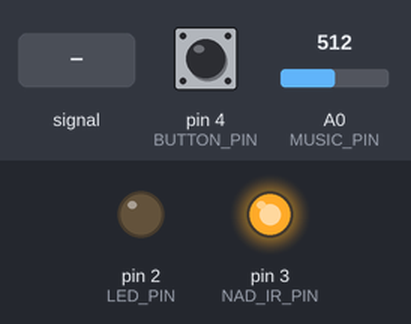
Simulated run of this sketch. Board: Arduino Uno, built with avr-gcc and run on an emulated ATmega328P. Parts: output pins drawn as LEDs (lit = HIGH). The test bench sets the inputs (shaded band); at power-on: pin 4 (BUTTON_PIN) HIGH, A0 (MUSIC_PIN) = 512.

Above: at 2.2 s.
2.3 s: A0 (MUSIC_PIN) fed a 200 Hz sine of ±81 counts around its level
At 3.7 s:
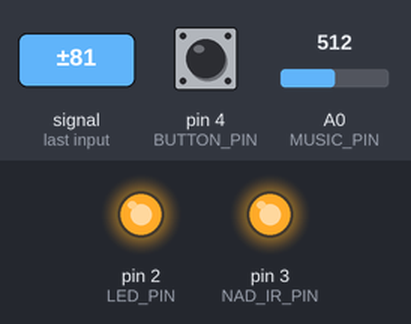
4.1 s: pin 4 (BUTTON_PIN) pulled LOW for 0.15 s
Timing chart, 0 to 7.1 s (numbered marks = the images above; inputs shaded):
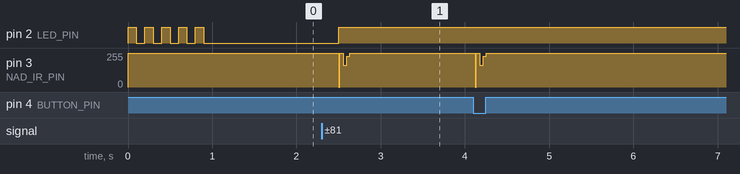

Measured:
- after the input at 2.3 s, pin 2 (LED_PIN): LOW → HIGH after 0.20 s

The sketch:

AutomaticAmplifierSwitcher.ino
```cpp
#include "nectransmitter.h"

#define BUTTON_PIN 4
#define NAD_IR_PIN 3
#define MUSIC_PIN A0
#define LED_PIN 2
//#define DEBUG

NECTransmitter necTransmitter(NAD_IR_PIN);

void buttonPressed(){
  Serial.println("Button");
  necTransmitter.SendExtendedNEC(0x877C, 0x80);
}

void checkButtonPressed(){
  if(digitalRead(BUTTON_PIN) == LOW){
    delay(20);
    if(digitalRead(BUTTON_PIN) == LOW){
      buttonPressed();

      // Wait until button is released.
      while(digitalRead(BUTTON_PIN) == LOW){}
    }
  }
}

void setup() {
  pinMode(MUSIC_PIN, INPUT);
  pinMode(BUTTON_PIN, INPUT_PULLUP);
  pinMode(LED_PIN, OUTPUT);

#ifdef DEBUG
  Serial.begin(115200);
  Serial.println("Starting");
#endif


  // Pulse LED a few times.
  for(int i = 0; i < 5; i++){
      digitalWrite(LED_PIN, HIGH);
      delay(100);
      digitalWrite(LED_PIN, LOW);
      delay(100);
  }
}


// Gathers reads from the music pin for 500ms and checks if enough peaks have been found.
bool MusicDetected(){
  const auto musicDetectionStart = millis();

  unsigned int numPeaks = 0;
  while(millis() - musicDetectionStart < 500){

    // Button was soldered to a pin that doesn't support interrupts. Hack a check in here.
    checkButtonPressed();

    const auto value = analogRead(MUSIC_PIN);
    if(abs(value - 512) > 10){
        numPeaks++;
    }
  }

#ifdef DEBUG
  Serial.println("Num peaks: " + String(numPeaks));
#endif
  return numPeaks > 50;
}

// This will return immediately after a signal is detected.
void WaitForTurnOn(){
  while(!MusicDetected()){
  }
}

// This will return after the no signal was detected for a set timeout.
void WaitForTurnOff(){
    unsigned long lastMusicDetected = millis();
    while(true){
      const unsigned long currentMillis = millis();

      if(MusicDetected()){
        lastMusicDetected = currentMillis;
      }

      if(currentMillis - lastMusicDetected > 10000){
        return;
      }
    }
}

void loop() {
  static bool isOn = false;
  if(!isOn){
    WaitForTurnOn();
    isOn = true;
    digitalWrite(LED_PIN, HIGH);

#ifdef DEBUG
    Serial.println("Music started");
#endif

  } else {

    WaitForTurnOff();
    isOn = false;
    digitalWrite(LED_PIN, LOW);

#ifdef DEBUG
    Serial.println("Music stopped");
#endif
  }

  Serial.println("State change");
  necTransmitter.SendExtendedNEC(0x877C, 0x80);
}
```

nectransmitter.cpp
```cpp
#include "nectransmitter.h"

#include <util/atomic.h>

#define NEC_VALUE_PULSE_DURATION 562
#define NEC_0_PAUSE_DURATION 562
#define NEC_1_PAUSE_DURATION 1687

NECTransmitter::NECTransmitter(uint8_t pin, bool activeLow)
    : pin(pin), activeValue(activeLow ? LOW : HIGH),
      nonActiveValue(activeLow ? HIGH : LOW) {
  pinMode(pin, OUTPUT);

  // Output non-active value.
  digitalWrite(pin, nonActiveValue);
}

void NECTransmitter::SendPulse(bool value) const {
  digitalWrite(pin, activeValue);
  delayMicroseconds(NEC_VALUE_PULSE_DURATION);
  digitalWrite(pin, nonActiveValue);

  if (value) {
    delayMicroseconds(NEC_1_PAUSE_DURATION);
  } else {
    delayMicroseconds(NEC_0_PAUSE_DURATION);
  }
}

void NECTransmitter::SendByte(uint8_t byte, bool includeInverse) const {
  // Send normal.
  for (int bit = 0; bit < 8; bit++) {
    SendPulse((byte >> bit) & 1);
  }

  if (!includeInverse) {
    return;
  }

  // Send logical inverse.
  for (int bit = 0; bit < 8; bit++) {
    SendPulse(!((byte >> bit) & 1));
  }
}

void NECTransmitter::SendNEC(uint8_t address, uint8_t command) const {

  // Ensure we run atomically.
  ATOMIC_BLOCK(ATOMIC_RESTORESTATE) { // Send AGC (9ms pulse).
    digitalWrite(pin, activeValue);
    delayMicroseconds(9000);

    // Send space.
    digitalWrite(pin, nonActiveValue);
    delayMicroseconds(4500);

    // Send address.
    SendByte(address);

    // Send code.
    SendByte(command);

    // End.
    SendPulse(false);

    // Reset to non active.
    digitalWrite(pin, nonActiveValue);
  }
}

void NECTransmitter::SendExtendedNEC(uint16_t address, uint8_t command) const {
  // Ensure we run atomically.
  ATOMIC_BLOCK(ATOMIC_RESTORESTATE) { // Send AGC (9ms pulse).
    digitalWrite(pin, activeValue);
    delayMicroseconds(9000);

    // Send space.
    digitalWrite(pin, nonActiveValue);
    delayMicroseconds(4500);

    // Send address.
    SendByte(address / 256, /* includeInverse */ false);
    SendByte(address & 0xff, /* includeInverse */ false);

    // Send code.
    SendByte(command);

    // End.
    SendPulse(false);

    // Reset to non active.
    digitalWrite(pin, nonActiveValue);
  }
}
```

nectransmitter.h
```cpp
#include <Arduino.h>

/// Class that can send unmodulated NEC commands.
class NECTransmitter {
public:
  /// Will set the given digital pin to OUTPUT and pull it to the non-active
  /// value.
  NECTransmitter(uint8_t pin, bool activeLow = true);

  /// Send given NEC command. Only the 8 address bits and the 8 command bits are
  /// needed, the logical inverse is calculated automatically.
  void SendNEC(uint8_t address, uint8_t command) const;

  /// Send given Extended NEC command. 16 address bits and the 8 command bits
  /// are needed, the logical inverse of the command is calculated
  /// automatically.
  void SendExtendedNEC(uint16_t address, uint8_t command) const;

private:
  /// Send the given byte as NEC.
  void SendByte(uint8_t byte, bool includeInverse = true) const;

  /// Send a 0 or 1 pulse. Value `true` means 1, `false` means 0.
  void SendPulse(bool value) const;

  // Digital output pin.
  const uint8_t pin;

  // Denotes whether a high or low level indicates active.
  const uint8_t activeValue;
  const uint8_t nonActiveValue;
};
```
